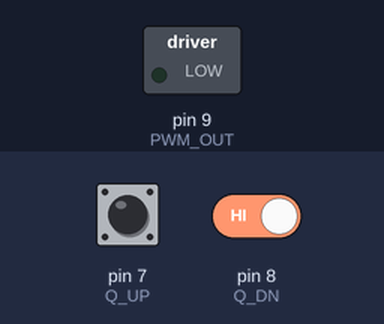
Bench run of a sketch on a simulated Arduino Uno, built with avr-gcc and run on an emulated ATmega328P. On the bench: switched loads named in the sketch (green lamp = pin HIGH). The test bench sets the inputs (shaded band); at power-on: pin 7 (Q_UP) HIGH, pin 8 (Q_DN) HIGH.

Above: at 1.2 s.
1.3 s: pin 7 (Q_UP) pulled LOW for 0.15 s
At 2.5 s:
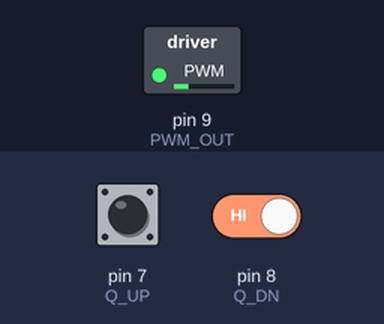
2.9 s: pin 7 (Q_UP) pulled LOW for 1 s
At 3.06 s:
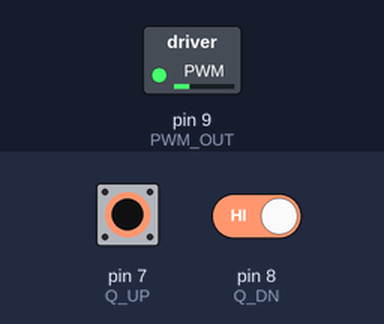
5.9 s: pin 7 (Q_UP) pulled LOW for 3.2 s
At 10.2 s:
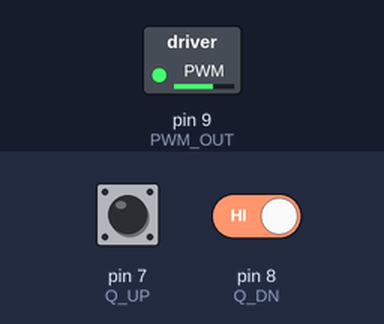
10.6 s: pin 8 (Q_DN) driven LOW
At 12.5 s:
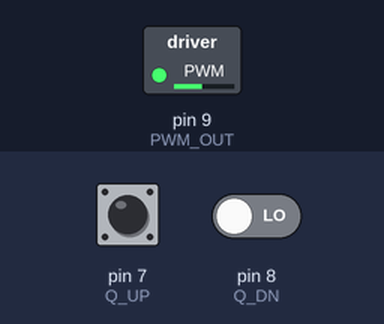
13.6 s: pin 8 (Q_DN) driven HIGH
15.1 s: pin 7 (Q_UP) driven LOW
At 20.5 s:
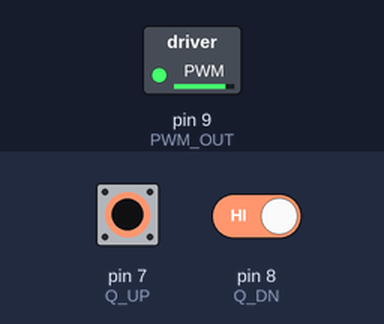
Timing chart, 0 to 20.7 s (numbered marks = the images above; inputs shaded):
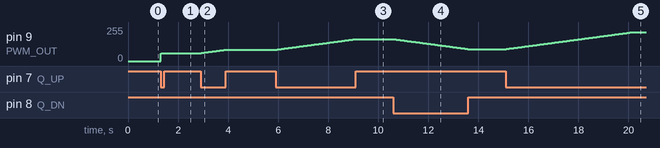

Measured:
- after the input at 1.3 s, pin 9 (PWM_OUT): 0/255 → 60/255 at once
- after the input at 2.9 s, pin 9 (PWM_OUT): moves from 60/255 to 85/255 over 0.96 s, starting at once
- after the input at 5.9 s, pin 9 (PWM_OUT): moves from 85/255 to 165/255 over 3.2 s, starting at once
- after the input at 10.6 s, pin 9 (PWM_OUT): moves from 165/255 to 90/255 over 3.0 s, starting at once
- after the input at 13.6 s, pin 9 (PWM_OUT): stays 90/255 (without the input it goes to 89/255 after 0.01 s)
- after the input at 15.1 s, pin 9 (PWM_OUT): moves from 90/255 to 217/255 over 5.0 s, starting at once

The sketch:

ButtonController.ino
```cpp
#include <TimerOne.h>

/*
  MC-2100 Treadmill Motor Controller Interface
  Lathe Motor Controller via PWM
  ON/OFF Toggle

  Original from
  Joe Schoolcraft
  Brian Schoolcraft
  May 2013
  https://sonsofinvention.wordpress.com/2013/05/22/arduino-compatible-mc-2100-controller-and-lathe-tachometer

  Updates to make it work and add debounce FanMan 170122

*/


#define Q_UP 7 //read for speed increment (Speed Command)
#define Q_DN 8 //read for speed decrement (Speed Command)

#define PWM_OUT 9 //Connected to blue wire of MC2100 (50ms period PWM out)
#define PWM_CYCLE 50.0 //Output Signal PWM Period (50ms)
#define BUTTON_DIFF 1 //Change detection threshold on clicks
#define MAX_DUTY 869 //Max Duty Cycle expected by MC-2100 (85% of 1023)
#define MIN_DUTY 0 //Min Duty Cycle expected by MC-2100 (0% of 1023)


//int highVal;
//int lowVal;
int buttonValue;
int speedLevel;

void setup()
{
  pinMode(Q_UP, INPUT);
  pinMode(Q_DN, INPUT);
  pinMode(PWM_OUT, OUTPUT);

  Timer1.initialize(PWM_CYCLE * 1000); //Set pin 9 and 10 period to 50 ms
  speedLevel = 0;
  Timer1.pwm(PWM_OUT, speedLevel); //Start PWM at 0% duty cycle
  //Serial.begin(9600);
}

void loop()
{

  if (speedLevel > 225)
    delay(10); //delay 10 secs so that we do not go full speed

  buttonValue = digitalRead(Q_UP);  // read input value

  if (buttonValue == LOW && speedLevel < MAX_DUTY)
  {
//  highVal = 0;
    speedLevel = speedLevel + BUTTON_DIFF;
    //Serial.println(speedLevel);
  }
//  else if (buttonValue == HIGH)
//   highVal = 1;


  buttonValue = digitalRead(Q_DN);  // read input value

  if (buttonValue == LOW && speedLevel > MIN_DUTY)
  {
//   lowVal = 0;
     speedLevel = speedLevel - BUTTON_DIFF;
  }
//  else if(buttonValue == HIGH)
//   lowVal = 1;

  Timer1.setPwmDuty(PWM_OUT, speedLevel); //Send speed command to MC-2100

}
```
